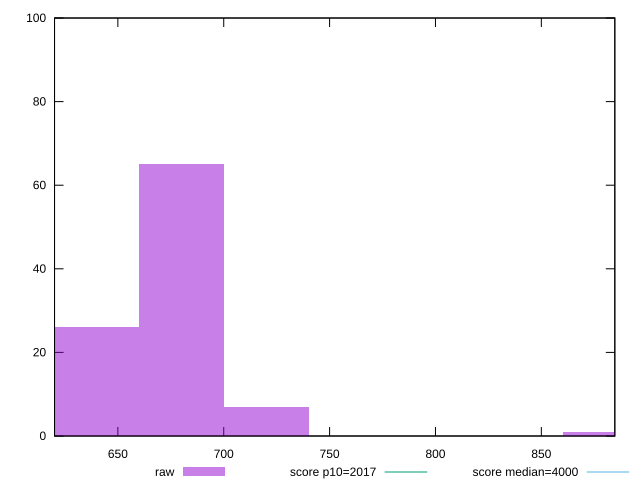

The script that saved this image:
reset

$raw <<EOF
880.1963245764309 1
680.1517053545149 65
640.1427815101316 26
720.160629198898 7
600.1338576657483 1
EOF

set key outside below
set boxwidth 40.008923844383226
set xrange [620.0879999999996:884.7080000000003]
set yrange [0:100]
set trange [0:100]
set style fill transparent solid 0.5 noborder

set parametric
set terminal svg size 640, 490 enhanced background rgb 'white'
set output "reports/report_00032_2021-02-25T10-28-15.087Z/mainthread-work-breakdown/samples/card/raw/histogram.svg"

plot $raw title "raw" with boxes, \
     2017,t title "score p10=2017", \
     4000,t title "score median=4000"

reset
